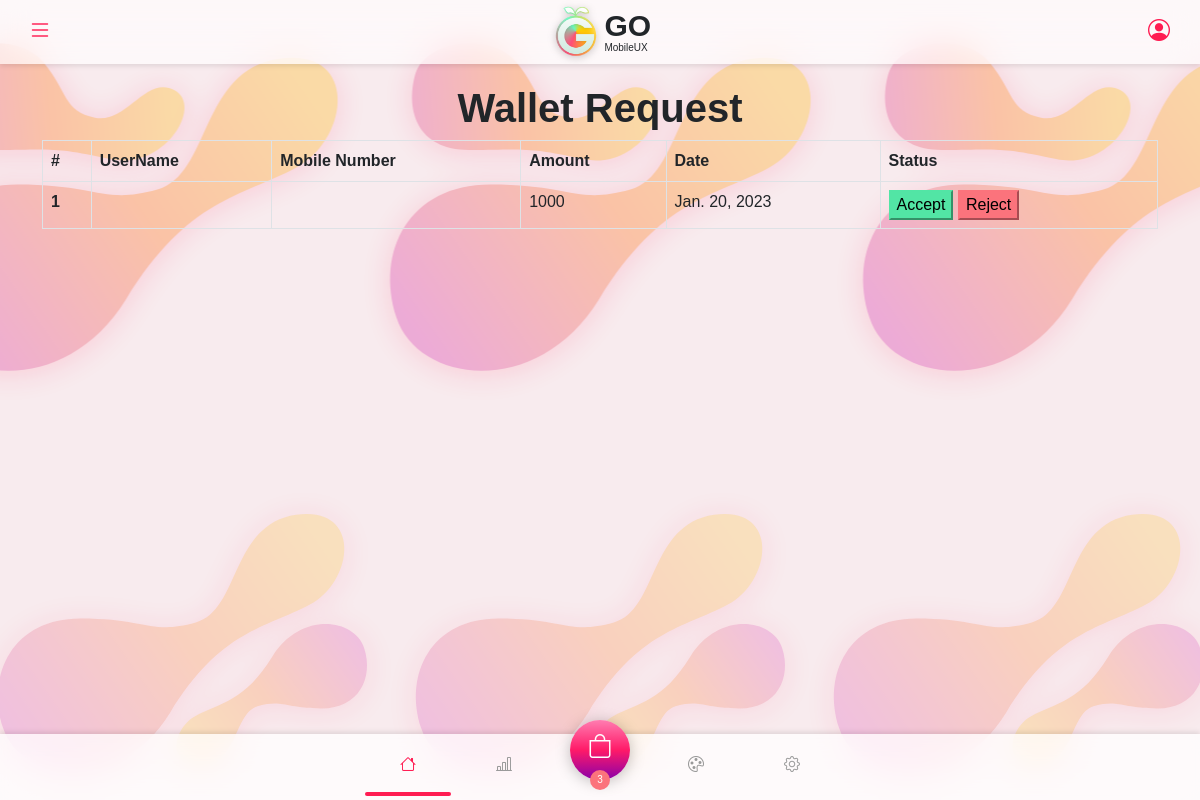
The page /walletRequest on the database as committed earlier.
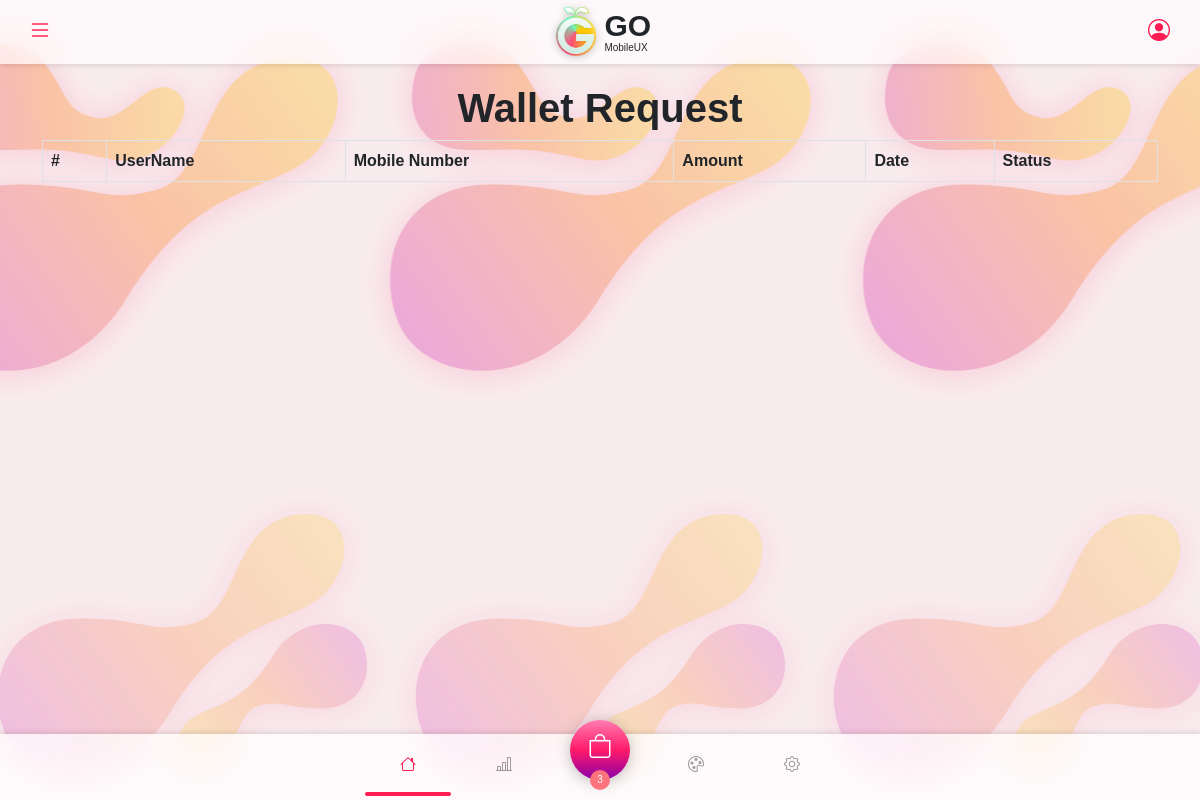
The same page on the database as committed later.
### shopping_app/models.py (models this page shows, shortened)
class Wallet(models.Model):
    user = models.ManyToManyField(to=Booking,related_name="wallet_set")
    amount = models.IntegerField()
    date = models.DateField(auto_now_add=True)
    wallet_request = models.CharField(max_length=50,choices=wallet_request,default="Pending")

### shopping_app/views.py (the view)
# urls.py: path('walletRequest',views.walletrequest,name="walletrequest"),
def walletrequest(request):
    wallet=Wallet.objects.all()
    return render(request,'admin_panel/walletRequest/wallet.html',{'wallet':wallet})

### templates/admin_panel/walletRequest/wallet.html (shortened to what this page needs)
{% extends 'Base/base.html' %}
{% block main-content %}
<center>
    <h1>Wallet Request</h1>
</center>
<div class="table-responsive">
<table class="table table-bordered">
    <thead>
      <tr>
        <th scope="col">#</th>
        <th scope="col">UserName</th>
        <th scope="col">Mobile Number</th>
        <th scope="col">Amount</th>
        <th scope="col">Date</th>
        <th scope="col">Status</th>
      </tr>
    </thead>
    <tbody>
        {% for i in wallet  %}
      <tr>
        <th scope="row">{{forloop.counter}}</th>
        <td>{{i.user.user.first_name}}</td>
        <td>{{i.user.mobile}}</td>
        <td>{{i.amount}}</td>
        <td>{{i.date}}</td>
        {% if i.wallet_request == "Pending" %}
        <td><a href="{% url 'recharge_status' i.id %}"><span class="label-success label label-default"><button class="btn-success no-border">Accept</button></span></a> <a href="{% url 'walletreject' i.id%}"><span class="label-danger label label-default pull-right"><button class="btn-danger no-border">Reject</button></span></a>
        {% elif i.wallet_request == "Accept" %}
        <td><span class="label-success label label-default" disabled>Accept</span></td>
        {% comment %} <span class="label-success label label-default">Accepted</span> {% endcomment %}
        {% else %}
        <td><span class="label-danger label label-default" disabled>Reject</span></td>
        {% endif %}
    </tr>
    {% endfor %}
    </tbody>
  </table>
</div>
{% endblock main-content %}

Rows that differ between the two databases and show on the page:
removed Wallet: amount "1000", date "Jan. 20, 2023", wallet_request "Accept"
